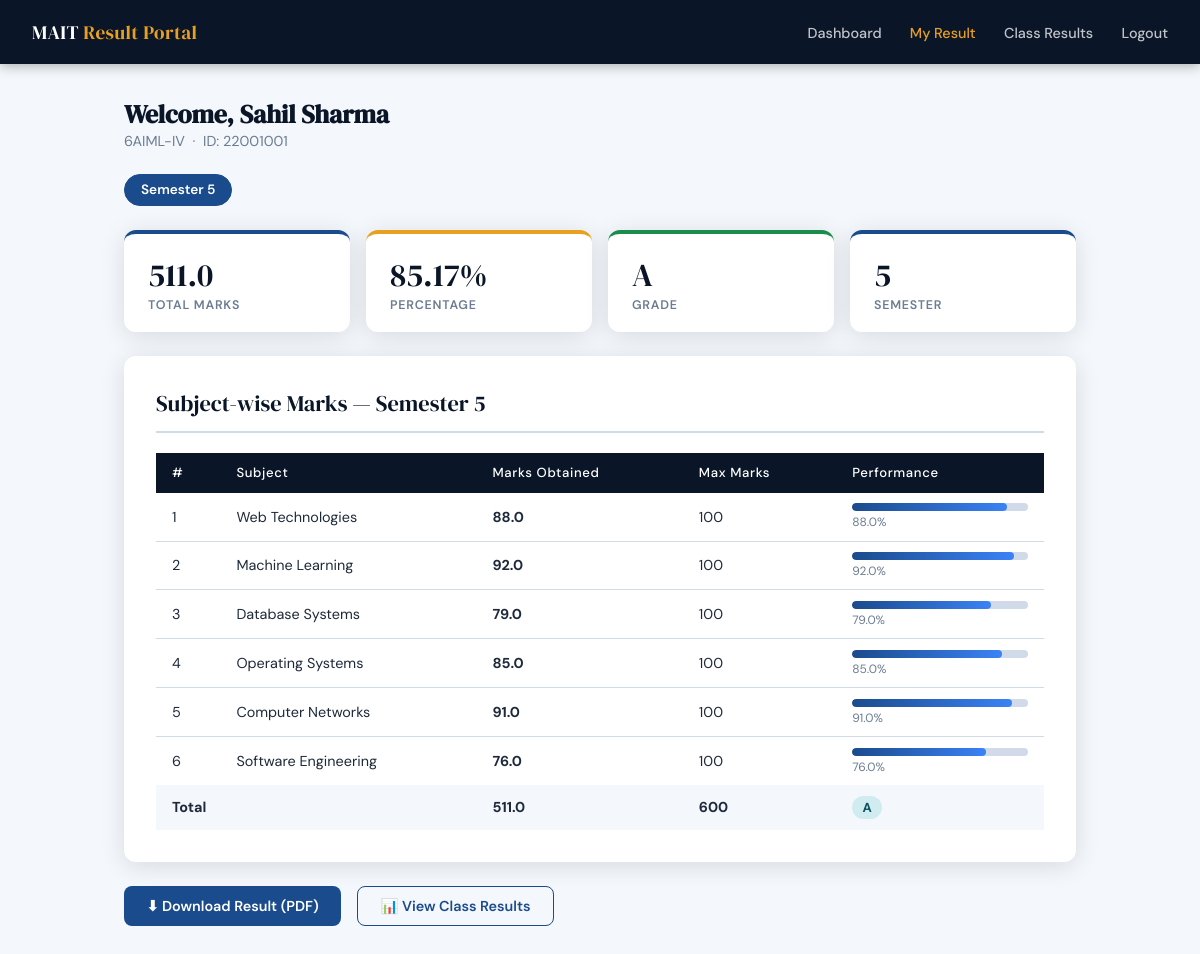
Screenshot of /result.php (signed in) with the database file from the repository.
### tables this page shows
CREATE TABLE IF NOT EXISTS Results (
    ResultID       INT          NOT NULL AUTO_INCREMENT PRIMARY KEY,
    StudentID      VARCHAR(20)  NOT NULL,
    Name           VARCHAR(100) NOT NULL,
    Class          VARCHAR(20)  NOT NULL,
    Semester       TINYINT      NOT NULL,            
    Subject1       DECIMAL(5,2) DEFAULT 0,
    Subject2       DECIMAL(5,2) DEFAULT 0,
    Subject3       DECIMAL(5,2) DEFAULT 0,
    Subject4       DECIMAL(5,2) DEFAULT 0,
    Subject5       DECIMAL(5,2) DEFAULT 0,
    Subject6       DECIMAL(5,2) DEFAULT 0,
    TotalMarks     DECIMAL(7,2) GENERATED ALWAYS AS
                       (Subject1 + Subject2 + Subject3 +
                        Subject4 + Subject5 + Subject6) STORED,
    MaxMarks       DECIMAL(7,2) NOT NULL DEFAULT 600,
    Percentage     DECIMAL(5,2) GENERATED ALWAYS AS
                       ((Subject1 + Subject2 + Subject3 +
                         Subject4 + Subject5 + Subject6)
                        / MaxMarks * 100) STORED,
    Grade          VARCHAR(5)   DEFAULT NULL,        
    UploadedAt     TIMESTAMP    DEFAULT CURRENT_TIMESTAMP,
    FOREIGN KEY (StudentID) REFERENCES Students(StudentID)
        ON DELETE CASCADE,
    UNIQUE KEY uniq_student_sem (StudentID, Semester)
);

### config.php (called while the page is built, shortened)
<?php
function requireLogin(): array {
    return $_SESSION['student'];
}

### result.php (the view, shortened to what this page needs)
<?php
require_once 'config.php';
$student = requireLogin();
$db = getDB();
$semStmt = $db->prepare("SELECT DISTINCT Semester FROM Results WHERE StudentID = ? ORDER BY Semester");
$semStmt->execute([$student['id']]);
$semesters = $semStmt->fetchAll(PDO::FETCH_COLUMN);
$selectedSem = isset($_GET['sem']) ? (int)$_GET['sem'] : (end($semesters) ?: 1);
$resStmt = $db->prepare("SELECT * FROM Results WHERE StudentID = ? AND Semester = ?");
$resStmt->execute([$student['id'], $selectedSem]);
$result = $resStmt->fetch();
$subjects = SUBJECT_NAMES;
?>
<!DOCTYPE html>
<html lang="en">
<head>
    <link rel="stylesheet" href="css/style.css">
</head>
<body>
<header>
    <span class="logo">MAIT <span>Result Portal</span></span>
    <nav>
        <a href="dashboard.php">Dashboard</a>
        <a href="result.php" class="active">My Result</a>
        <a href="class_results.php">Class Results</a>
        <a href="logout.php">Logout</a>
    </nav>
</header>
<div class="container">
    <div style="margin-bottom:1.5rem;">
        <h2 style="font-family:'DM Serif Display',serif; font-size:1.6rem; color:var(--navy);">
            Welcome, <?= htmlspecialchars($student['name']) ?>
        </h2>
        <p style="color:var(--muted); font-size:.9rem;">
            <?= htmlspecialchars($student['class']) ?> &nbsp;·&nbsp; ID: <?= htmlspecialchars($student['id']) ?>
        </p>
    </div>
    <?php if ($semesters): ?>
    <div class="sem-tabs">
        <?php foreach ($semesters as $sem): ?>
            <a href="?sem=<?= $sem ?>"
               class="sem-tab <?= $sem == $selectedSem ? 'active' : '' ?>">
                Semester <?= $sem ?>
            </a>
        <?php endforeach; ?>
    </div>
    <?php endif; ?>
    <?php if (!$result): ?>
        <div class="alert alert-info">No result found for Semester <?= $selectedSem ?>.</div>
    <?php else:
        $pct   = (float)$result['Percentage'];
        $grade = $result['Grade'] ?? computeGrade($pct);
        $gradeCss = match($grade) {
            'O'  => 'grade-O',
            'A+' => 'grade-Ap',
            'A'  => 'grade-A',
            'B+' => 'grade-Bp',
            'B'  => 'grade-B',
            default => 'grade-F',
        };
    ?>
    <div class="stats">
        <div class="stat-box">
            <div class="val"><?= number_format($result['TotalMarks'], 1) ?></div>
            <div class="lbl">Total Marks</div>
        </div>
        <div class="stat-box accent">
            <div class="val"><?= number_format($pct, 2) ?>%</div>
            <div class="lbl">Percentage</div>
        </div>
        <div class="stat-box green">
            <div class="val"><?= htmlspecialchars($grade) ?></div>
            <div class="lbl">Grade</div>
        </div>
        <div class="stat-box">
            <div class="val"><?= $result['Semester'] ?></div>
            <div class="lbl">Semester</div>
        </div>
    </div>
    <div class="card">
        <div class="card-title">Subject-wise Marks — Semester <?= $result['Semester'] ?></div>
        <div class="table-wrap">
            <table>
                <thead>
                    <tr>
                        <th>#</th>
                        <th>Subject</th>
                        <th>Marks Obtained</th>
                        <th>Max Marks</th>
                        <th>Performance</th>
                    </tr>
                </thead>
                <tbody>
                <?php
                $maxPerSubject = $result['MaxMarks'] / count($subjects);
                foreach ($subjects as $i => $name):
                    $col    = 'Subject' . $i;
                    $marks  = (float)($result[$col] ?? 0);
                    $subPct = $maxPerSubject > 0 ? ($marks / $maxPerSubject * 100) : 0;
                ?>
                    <tr>
                        <td><?= $i ?></td>
                        <td><?= htmlspecialchars($name) ?></td>
                        <td><strong><?= number_format($marks, 1) ?></strong></td>
                        <td><?= number_format($maxPerSubject, 0) ?></td>
                        <td style="min-width:140px;">
                            <div class="progress-bar">
                                <div class="progress-fill" style="width:<?= min(100, $subPct) ?>%"></div>
                            </div>
                            <div style="font-size:.75rem; color:var(--muted); margin-top:.2rem;">
                                <?= number_format($subPct, 1) ?>%
                            </div>
                        </td>
                    </tr>
                <?php endforeach; ?>
                </tbody>
                <tfoot>
                    <tr style="background:var(--light);">
                        <td colspan="2"><strong>Total</strong></td>
                        <td><strong><?= number_format($result['TotalMarks'], 1) ?></strong></td>
                        <td><strong><?= number_format($result['MaxMarks'], 0) ?></strong></td>
                        <td>
                            <span class="grade <?= $gradeCss ?>">
                                <?= htmlspecialchars($grade) ?>
                            </span>
                        </td>
                    </tr>
                </tfoot>
            </table>
        </div>
    </div>
    <div style="display:flex; gap:1rem; flex-wrap:wrap;">
        <a href="download_result.php?sem=<?= $selectedSem ?>" class="btn btn-primary">
            ⬇ Download Result (PDF)
        </a>
        <a href="class_results.php?sem=<?= $selectedSem ?>" class="btn btn-outline">
            📊 View Class Results
        </a>
    </div>
    <?php endif; ?>
</div>
</body>
</html>

### css/style.css (style rules this page uses)
:root { --navy: #0a1628; --blue: #1a4b8c; --accent: #e8a020; --light: #f4f7fb; --white: #ffffff; --border: #d0dae8; --text: #1e2a3a; --muted: #6b7c93; --success: #1a8c4b; --danger: #c0392b; --shadow: 0 4px 24px rgba(10,22,40,.12); }
*, *::before, *::after { box-sizing: border-box; margin: 0; padding: 0; }
body { font-family: 'DM Sans', sans-serif; background: var(--light); color: var(--text); min-height: 100vh; }
header { background: var(--navy); color: var(--white); padding: 0 2rem; display: flex; align-items: center; justify-content: space-between; height: 64px; box-shadow: 0 2px 12px rgba(0,0,0,.3); position: sticky; top: 0; z-index: 100; }
header .logo { font-family: 'DM Serif Display', serif; font-size: 1.2rem; letter-spacing: .02em; }
header .logo span { color: var(--accent); }
header nav a { color: rgba(255,255,255,.75); text-decoration: none; font-size: .9rem; font-weight: 500; margin-left: 1.5rem; transition: color .2s; }
header nav a:hover, header nav a.active { color: var(--accent); }
.container { max-width: 1000px; margin: 0 auto; padding: 2rem 1.5rem; }
.card { background: var(--white); border-radius: 12px; box-shadow: var(--shadow); padding: 2rem; margin-bottom: 1.5rem; }
.card-title { font-family: 'DM Serif Display', serif; font-size: 1.4rem; color: var(--navy); margin-bottom: 1.25rem; padding-bottom: .75rem; border-bottom: 2px solid var(--border); }
.btn { display: inline-flex; align-items: center; gap: .45rem; padding: .65rem 1.4rem; border: none; border-radius: 8px; font-family: inherit; font-size: .9rem; font-weight: 600; cursor: pointer; text-decoration: none; transition: all .2s; }
.btn-primary { background: var(--blue); color: var(--white); }
.btn-outline { background: transparent; border: 1.5px solid var(--blue); color: var(--blue); }
.table-wrap { overflow-x: auto; }
table { width: 100%; border-collapse: collapse; font-size: .9rem; }
th { background: var(--navy); color: var(--white); padding: .7rem 1rem; text-align: left; font-weight: 500; font-size: .82rem; letter-spacing: .05em; }
td { padding: .65rem 1rem; border-bottom: 1px solid var(--border); }
tr:last-child td { border-bottom: none; }
.grade { display: inline-block; padding: .2rem .65rem; border-radius: 20px; font-weight: 700; font-size: .82rem; }
.grade-A { background: #d1ecf1; color: #0c5460; }
.sem-tabs { display: flex; gap: .5rem; flex-wrap: wrap; margin-bottom: 1.5rem; }
.sem-tab { padding: .4rem 1rem; border-radius: 20px; border: 1.5px solid var(--border); background: var(--white); color: var(--muted); font-size: .85rem; font-weight: 600; cursor: pointer; text-decoration: none; transition: all .2s; }
.sem-tab:hover, .sem-tab.active { background: var(--blue); border-color: var(--blue); color: var(--white); }
.stats { display: grid; grid-template-columns: repeat(auto-fit, minmax(160px,1fr)); gap: 1rem; margin-bottom: 1.5rem; }
.stat-box { background: var(--white); border-radius: 12px; box-shadow: var(--shadow); padding: 1.2rem 1.5rem; border-top: 4px solid var(--blue); }
.stat-box.accent { border-top-color: var(--accent); }
.stat-box.green { border-top-color: var(--success); }
.stat-box .val { font-family: 'DM Serif Display', serif; font-size: 2rem; color: var(--navy); }
.stat-box .lbl { font-size: .78rem; font-weight: 600; color: var(--muted); text-transform: uppercase; letter-spacing: .06em; }
.progress-bar { height: 8px; background: var(--border); border-radius: 4px; overflow: hidden; }
.progress-fill { height: 100%; background: linear-gradient(90deg, var(--blue), #3b82f6); border-radius: 4px; transition: width .6s ease; }

### rows the page displays
results: Name "Sahil Sharma", Class "6AIML-IV", StudentID "22001001", TotalMarks "511.0", Percentage "85.17", Grade "A", Semester "5", Subject1 "88.0", MaxMarks "100", subPct "88.0", Subject2 "92.0", subPct "92.0", Subject3 "79.0", subPct "79.0", Subject4 "85.0", subPct "85.0", Subject5 "91.0", subPct "91.0", Subject6 "76.0", subPct "76.0", MaxMarks "600"

### other values shown
$sem "5"
$i "1"
$name "Web Technologies"
$i "2"
$name "Machine Learning"
$i "3"
$name "Database Systems"
$i "4"
$name "Operating Systems"
$i "5"
$name "Computer Networks"
$i "6"
$name "Software Engineering"
